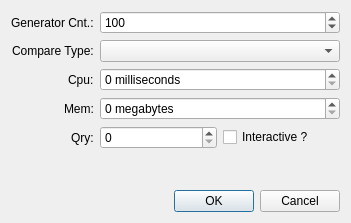
<?xml version="1.0" encoding="UTF-8"?>
<ui version="4.0">
 <class>TestParamsEditor</class>
 <widget class="QDialog" name="TestParamsEditor">
  <property name="geometry">
   <rect>
    <x>0</x>
    <y>0</y>
    <width>351</width>
    <height>223</height>
   </rect>
  </property>
  <property name="windowTitle">
   <string notr="true">Edit Test Parameters</string>
  </property>
  <layout class="QVBoxLayout" name="verticalLayout">
   <item>
    <layout class="QFormLayout" name="formLayout_2">
     <property name="fieldGrowthPolicy">
      <enum>QFormLayout::AllNonFixedFieldsGrow</enum>
     </property>
     <property name="labelAlignment">
      <set>Qt::AlignRight|Qt::AlignTop|Qt::AlignTrailing</set>
     </property>
     <item row="0" column="0">
      <widget class="QLabel" name="generatorLabel">
       <property name="text">
        <string>Generator Cnt.:</string>
       </property>
      </widget>
     </item>
     <item row="0" column="1">
      <widget class="QSpinBox" name="gcountSpinBox">
       <property name="minimum">
        <number>1</number>
       </property>
       <property name="maximum">
        <number>100001</number>
       </property>
       <property name="value">
        <number>100</number>
       </property>
      </widget>
     </item>
     <item row="1" column="0">
      <widget class="QLabel" name="comparatorLabel">
       <property name="text">
        <string>Compare Type:</string>
       </property>
      </widget>
     </item>
     <item row="1" column="1">
      <widget class="QComboBox" name="comparatorComboBox"/>
     </item>
     <item row="2" column="0">
      <widget class="QLabel" name="cpuLabel">
       <property name="text">
        <string>Cpu:</string>
       </property>
      </widget>
     </item>
     <item row="2" column="1">
      <widget class="QSpinBox" name="cpuBox">
       <property name="suffix">
        <string notr="true"> milliseconds</string>
       </property>
       <property name="maximum">
        <number>1000000</number>
       </property>
      </widget>
     </item>
     <item row="3" column="0">
      <widget class="QLabel" name="memLabel">
       <property name="text">
        <string>Mem:</string>
       </property>
      </widget>
     </item>
     <item row="3" column="1">
      <widget class="QSpinBox" name="memBox">
       <property name="suffix">
        <string notr="true"> megabytes</string>
       </property>
       <property name="maximum">
        <number>1025</number>
       </property>
      </widget>
     </item>
     <item row="4" column="0">
      <widget class="QLabel" name="qryLabel">
       <property name="text">
        <string>Qry:</string>
       </property>
      </widget>
     </item>
     <item row="4" column="1">
      <layout class="QHBoxLayout" name="horizontalLayout">
       <item>
        <widget class="QSpinBox" name="qryBox">
         <property name="suffix">
          <string notr="true"/>
         </property>
         <property name="maximum">
          <number>101</number>
         </property>
        </widget>
       </item>
       <item>
        <widget class="QCheckBox" name="interactiveCheckBox">
         <property name="text">
          <string>Interactive ?</string>
         </property>
        </widget>
       </item>
      </layout>
     </item>
    </layout>
   </item>
   <item>
    <widget class="QDialogButtonBox" name="buttonBox">
     <property name="standardButtons">
      <set>QDialogButtonBox::Cancel|QDialogButtonBox::Ok</set>
     </property>
    </widget>
   </item>
  </layout>
 </widget>
 <resources/>
 <connections/>
</ui>
